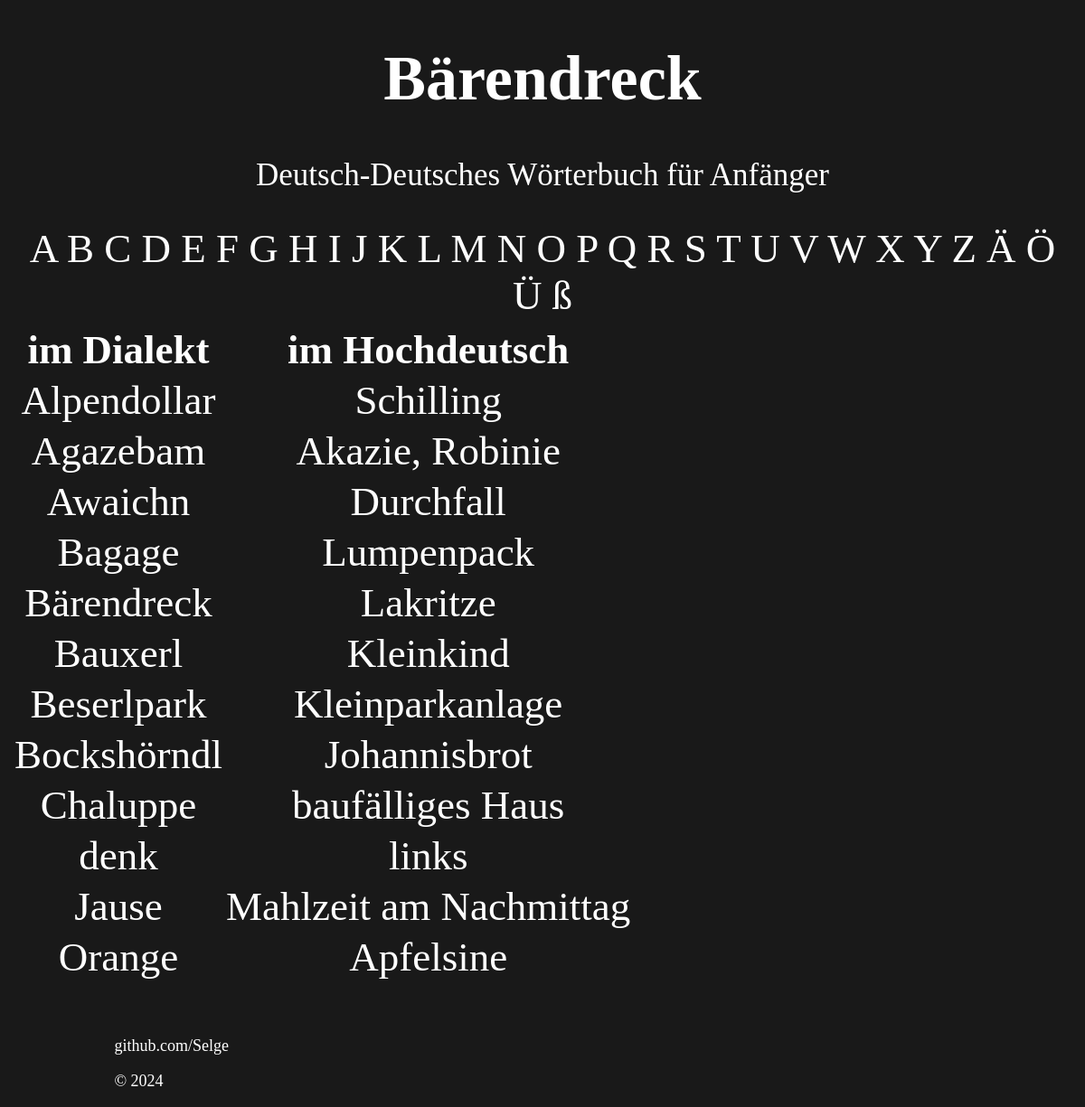
/OE, run on the app's committed database.
### app.py (models this page shows, shortened)
class Osterreichisch(db.Model):
    id_dial = db.Column(db.Integer, db.ForeignKey('Dialekte.id_dial'))
    id_wort = db.Column(db.Integer, primary_key=True)
    das_wort_dial = db.Column(db.String(1000))
    hochdeutsch_wort = db.Column(db.Integer, db.ForeignKey('Hochdeutsch.id_wort'))

### app.py (the view)
@app.route('/OE', methods=['GET', 'POST'])
def oe():
    return render_template("Woerterbuch.html", items=Osterreichisch.query.all())

### templates/Woerterbuch.html (shortened to what this page needs)
<!DOCTYPE html>
<html lang="de">
<head>
    <link rel="stylesheet" href="/static/style.css">
</head>
<body>
<h1>Bärendreck</h1>
<p>Deutsch-Deutsches Wörterbuch für Anfänger</p>
<div class="alphabet">
        A B C D E F G H I J K L M N O P Q R S T U V W X Y Z Ä Ö Ü ß
 </div>
<div class="alphabet">
    <table>
            <tr>
                <th>im Dialekt</th>
                <th>im Hochdeutsch</th>
            </tr>
            {% for item in items %}
            <tr>
                <td>{{ item.das_wort_dial }}</td>
                <td>{{ item.hochdeutsch_wort }}</td>
            </tr>
            {% endfor %}
    </table>
</div>
<div class="bottom">
	<p class="about">github.com/Selge</p>
	<p class="about">&copy; 2024</p>
</div>
</body>
</html>

### static/style.css (style rules this page uses)
body { background-color:#191919; background-repeat:no-repeat; background-position:top left; background-attachment:fixed; }
h1 { text-align:center; font-family: "Gothic Joker"; color:#ffffff; background-color:#191919; font-size:70px; }
p { text-align:center; font-family:"Gothic Joker"; font-size:35px; font-style:normal; font-weight:normal; color:#ffffff; background-color:#191919; }
p.about { text-align:left; font-family:"Gothic Joker"; font-size:18px; font-style:normal; font-weight:normal; color:#ffffff; background-color:#191919; margin-left: 10%; }
.bottom { margin-top: 5%; }
.alphabet { margin: 5px; text-align:center; font-family:"Gothic Joker"; font-size:45px; font-style:normal; font-weight:normal; color:#ffffff; background-color:#191919; }

### data on the page
Osterreichisch: das_wort_dial "Alpendollar", hochdeutsch_wort "Schilling"
Osterreichisch: das_wort_dial "Agazebam", hochdeutsch_wort "Akazie, Robinie"
Osterreichisch: das_wort_dial "Awaichn", hochdeutsch_wort "Durchfall"
Osterreichisch: das_wort_dial "Bagage", hochdeutsch_wort "Lumpenpack"
Osterreichisch: das_wort_dial "Bärendreck", hochdeutsch_wort "Lakritze"
Osterreichisch: das_wort_dial "Bauxerl", hochdeutsch_wort "Kleinkind"
Osterreichisch: das_wort_dial "Beserlpark", hochdeutsch_wort "Kleinparkanlage"
Osterreichisch: das_wort_dial "Bockshörndl", hochdeutsch_wort "Johannisbrot"
Osterreichisch: das_wort_dial "Chaluppe", hochdeutsch_wort "baufälliges Haus"
Osterreichisch: das_wort_dial "denk", hochdeutsch_wort "links"
Osterreichisch: das_wort_dial "Jause", hochdeutsch_wort "Mahlzeit am Nachmittag"
Osterreichisch: das_wort_dial "Orange", hochdeutsch_wort "Apfelsine"
